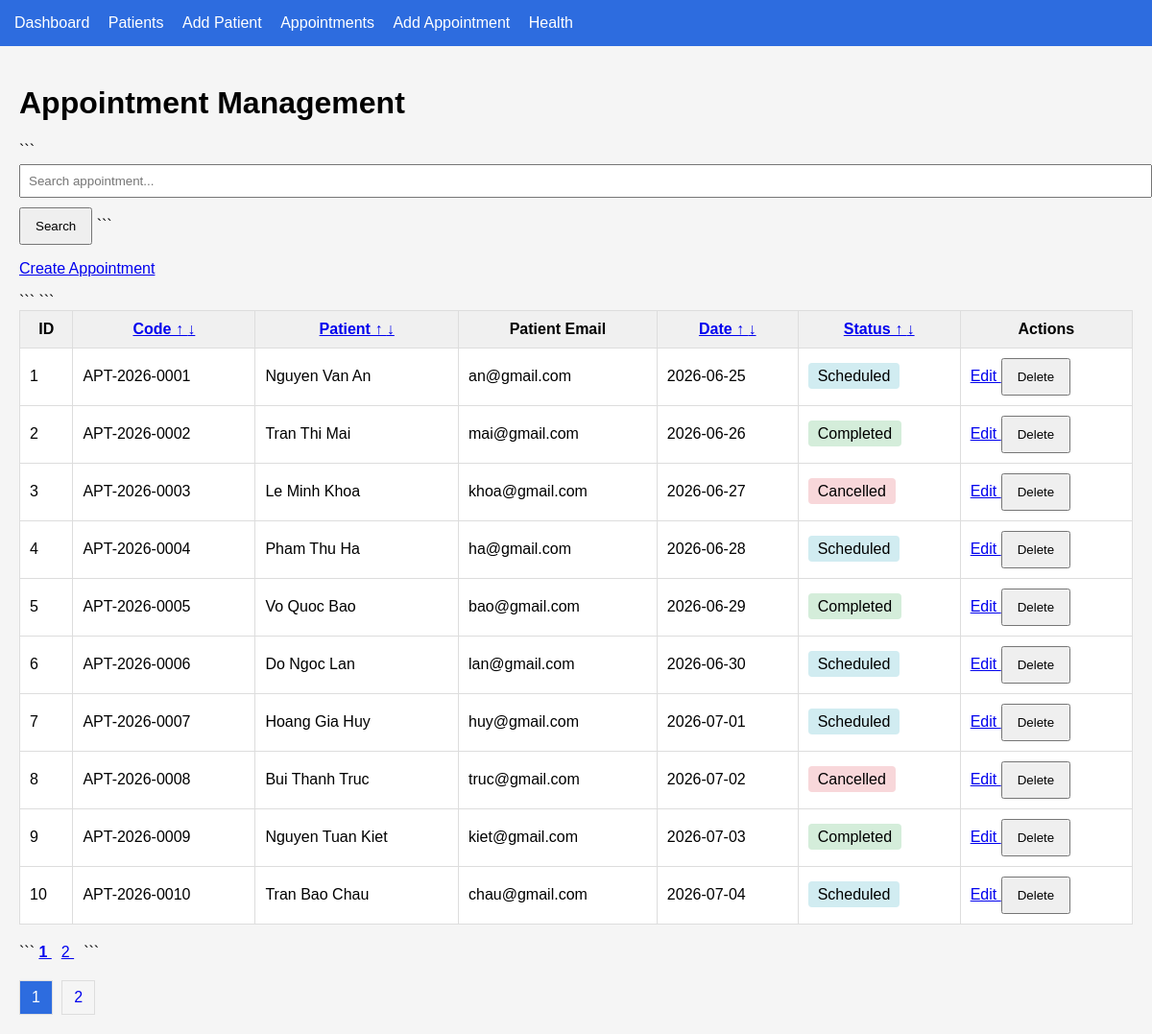
The app's page /appointments with its own data.
### tables this page shows
CREATE TABLE appointments (
    id INT AUTO_INCREMENT PRIMARY KEY,

    appointment_code VARCHAR(30) NOT NULL,

    patient_name VARCHAR(100) NOT NULL,

    patient_email VARCHAR(150) NOT NULL,

    appointment_date DATE NOT NULL,

    status ENUM(
        'Scheduled',
        'Completed',
        'Cancelled'
    ) DEFAULT 'Scheduled',

    note TEXT,

    created_at DATETIME DEFAULT CURRENT_TIMESTAMP,

    updated_at DATETIME DEFAULT CURRENT_TIMESTAMP
        ON UPDATE CURRENT_TIMESTAMP,

    UNIQUE KEY unique_appointment_code
        (appointment_code),

    INDEX idx_appointment_date
        (appointment_date),

    INDEX idx_appointment_status_date
        (status,appointment_date),

    INDEX idx_appointment_email
        (patient_email)
);

### app/Core/helpers.php (called while the page is built, shortened)
<?php
function e(?string $value): string
{
    return htmlspecialchars(
        (string) $value,
        ENT_QUOTES,
        'UTF-8'
    );
}
function view(string $path, array $data = []): void
{
    extract($data);
    require __DIR__
        . '/../Views/'
        . $path
        . '.php';
}

### app/Controllers/AppointmentController.php (called while the page is built, shortened)
<?php
class AppointmentController
{
    private function repository(): AppointmentRepository
    {
        $config = require __DIR__
            . '/../../config/database.php';
        $pdo = (new Database($config))
            ->getConnection();
        return new AppointmentRepository($pdo);
    }
    public function index(): void
    {
        try{
        $q = trim($_GET['q'] ?? '');
        $page = max(
            1,
            (int) ($_GET['page'] ?? 1)
        );
        $perPage = 10;
        $sort =
            $_GET['sort']
            ?? 'created_at';
        $direction =
            $_GET['direction']
            ?? 'desc';
        $offset =
            ($page - 1)
            * $perPage;
        $repo = $this->repository();
        $total =
            $repo->countAll($q);
        $totalPages = max(
            1,
            (int) ceil(
                $total / $perPage
            )
        );
        $appointments =
            $repo->getPaginated(
                $q,
                $perPage,
                $offset,
                $sort,
                $direction
            );
        view(
            'appointments/index',
            [
                'appointments' => $appointments,
                'q' => $q,
                'page' => $page,
                'totalPages' => $totalPages
            ]
        );
        }
        catch (Throwable $e) {
            logError($e);
            http_response_code(500);
            view('errors/500');
        }
    }
}

### public/index.php (called while the page is built, shortened)
<?php
require __DIR__
    . '/../app/Core/helpers.php';
require __DIR__
    . '/../app/Repositories/AppointmentRepository.php';
require __DIR__
    . '/../app/Controllers/AppointmentController.php';
$router = new Router();
$router->get(
    '/',
    [HomeController::class, 'index']
);
$router->get(
    '/health',
    [HealthController::class, 'index']
);
$router->get('/appointments',
    [AppointmentController::class,'index']);
$router->get('/appointments/create',
    [AppointmentController::class,'create']);
$router->post('/appointments/store',
    [AppointmentController::class,'store']);
$router->get('/appointments/edit',
    [AppointmentController::class,'edit']);
$router->post('/appointments/update',
    [AppointmentController::class,'update']);
$router->post('/appointments/delete',
    [AppointmentController::class,'delete']);
$router->get(
    '/patients',
    [PatientController::class, 'index']
);
$router->get(
    '/patients/create',
    [PatientController::class, 'create']
);
$router->post(
    '/patients/store',
    [PatientController::class, 'store']
);
$router->get(
    '/patients/edit',
    [PatientController::class, 'edit']
);
$router->post(
    '/patients/update',
    [PatientController::class, 'update']
);
$router->post(
    '/patients/delete',
    [PatientController::class, 'delete']
);
$router->dispatch(
    $_SERVER['REQUEST_METHOD'],
    $_SERVER['REQUEST_URI']
);

### app/Repositories/AppointmentRepository.php (called while the page is built, shortened)
<?php
class AppointmentRepository
{
    public function countAll(
        string $keyword = ''
    ): int {
        $sql =
            "SELECT COUNT(*) AS total
             FROM appointments";
        $params = [];
        $stmt = $this->db->prepare($sql);
        $stmt->execute($params);
        return (int)
            ($stmt->fetch()['total'] ?? 0);
    }
    public function getPaginated(
        string $keyword,
        int $limit,
        int $offset,
        string $sort,
        string $direction
    ): array {
        $allowedSorts = [
            'id',
            'appointment_code',
            'patient_name',
            'patient_email',
            'appointment_date',
            'status',
            'created_at'
        ];
        $allowedDirections = [
            'asc',
            'desc'
        ];
        $sql =
            "SELECT
                id,
                appointment_code,
                patient_name,
                patient_email,
                appointment_date,
                status,
                note,
                created_at
             FROM appointments";
        $params = [];
        $sql .=
            " ORDER BY {$sort} {$direction}
              LIMIT :limit
              OFFSET :offset";
        $stmt = $this->db->prepare($sql);
        $stmt->bindValue(
            ':limit',
            $limit,
            PDO::PARAM_INT
        );
        $stmt->bindValue(
            ':offset',
            $offset,
            PDO::PARAM_INT
        );
        $stmt->execute();
        return $stmt->fetchAll();
    }
}

### app/Views/appointments/index.php (the view, shortened to what this page needs)
<h1>Appointment Management</h1>
<form method="GET">
```
<input
    type="text"
    name="q"
    placeholder="Search appointment..."
    value="<?= e($q ?? '') ?>"
>
<button type="submit">
    Search
</button>
```
</form>
<p>
<a href="/appointments/create">
    Create Appointment
</a>
</p>
<table>
<tr>
    <th>ID</th>
    <th>
    <a href="?sort=appointment_code&direction=asc">
    Code ↑
    </a>
    <a href="?sort=appointment_code&direction=desc">
    ↓
    </a>
    </th>
    <th>
    <a href="?sort=patient_name&direction=asc">
    Patient ↑
    </a>
    <a href="?sort=patient_name&direction=desc">
    ↓
    </a>
    </th>
    <th>Patient Email</th>
    <th>
    <a href="?sort=appointment_date&direction=asc">
    Date ↑
    </a>
    <a href="?sort=appointment_date&direction=desc">
    ↓
    </a>
    </th>
    <th>
    <a href="?sort=status&direction=asc">
    Status ↑
    </a>
    <a href="?sort=status&direction=desc">
    ↓
    </a>
    </th>
    <th>Actions</th>
</tr>
<?php foreach ($appointments as $appointment): ?>
<tr>
    <td>
        <?= $appointment['id'] ?>
    </td>
    <td>
        <?= e($appointment['appointment_code']) ?>
    </td>
    <td>
        <?= e($appointment['patient_name']) ?>
    </td>
    <td>
        <?= e($appointment['patient_email']) ?>
    </td>
    <td>
        <?= e($appointment['appointment_date']) ?>
    </td>
    <td>
    <span class="
    status
    status-<?= strtolower(
    $appointment['status']
    ) ?>
    ">
    <?= e($appointment['status']) ?>
    </span>
    </td>
    <td>
        <a href="/appointments/edit?id=<?= $appointment['id'] ?>">
            Edit
        </a>
        <form
            method="POST"
            action="/appointments/delete"
            style="display:inline"
        >
            <button
                onclick="return confirm('Delete appointment?')"
            >
                Delete
            </button>
        </form>
    </td>
</tr>
<?php endforeach; ?>
</table>
<?php if (($totalPages ?? 1) > 1): ?>
<div style="margin-top:20px;">
```
<?php for ($i = 1; $i <= $totalPages; $i++): ?>
    <a
        href="?q=<?= urlencode($q ?? '') ?>&page=<?= $i ?>"
        style="
            margin-right:10px;
            <?= ($page == $i)
                ? 'font-weight:bold;'
                : '' ?>
        "
    >
        <?= $i ?>
    </a>
<?php endfor; ?>
```
</div>
<?php endif; ?>
<?php if ($totalPages > 1): ?>
<div class="pagination">
    <?php for ($i = 1; $i <= $totalPages; $i++): ?>
        <a
            href="?q=<?= urlencode($q) ?>&page=<?= $i ?>&sort=<?= $_GET['sort'] ?? 'created_at' ?>&direction=<?= $_GET['direction'] ?? 'desc' ?>"
            class="<?= $page == $i ? 'active-page' : '' ?>"
        >
            <?= $i ?>
        </a>
    <?php endfor; ?>
</div>
<?php endif; ?>
<?php $content = ob_get_clean();
require __DIR__ . '/../layout.php';
?>

### public/assets/style.css (style rules this page uses)
body { font-family:Arial,sans-serif; margin:0; background:#f5f5f5; }
table { width:100%; border-collapse:collapse; background:white; }
th,td { border:1px solid #ddd; padding:10px; }
th { background:#f0f0f0; }
input, select, textarea { width:100%; padding:8px; margin-top:5px; margin-bottom:10px; }
button { padding:10px 15px; }
.pagination { margin-top:20px; }
.pagination a { display:inline-block; padding:8px 12px; margin-right:5px; border:1px solid #ddd; text-decoration:none; }
.active-page { background:#2d6cdf; color:white; }
.status { padding:5px 10px; border-radius:4px; }
.status-scheduled { background:#d1ecf1; }
.status-completed { background:#d4edda; }
.status-cancelled { background:#f8d7da; }

### records on screen
appointments: id "1", appointment_code "APT-2026-0001", patient_name "Nguyen Van An", patient_email "an@gmail.com", appointment_date "2026-06-25", status "Scheduled"
appointments: id "2", appointment_code "APT-2026-0002", patient_name "Tran Thi Mai", patient_email "mai@gmail.com", appointment_date "2026-06-26", status "Completed"
appointments: id "3", appointment_code "APT-2026-0003", patient_name "Le Minh Khoa", patient_email "khoa@gmail.com", appointment_date "2026-06-27", status "Cancelled"
appointments: id "4", appointment_code "APT-2026-0004", patient_name "Pham Thu Ha", patient_email "ha@gmail.com", appointment_date "2026-06-28", status "Scheduled"
appointments: id "5", appointment_code "APT-2026-0005", patient_name "Vo Quoc Bao", patient_email "bao@gmail.com", appointment_date "2026-06-29", status "Completed"
appointments: id "6", appointment_code "APT-2026-0006", patient_name "Do Ngoc Lan", patient_email "lan@gmail.com", appointment_date "2026-06-30", status "Scheduled"
appointments: id "7", appointment_code "APT-2026-0007", patient_name "Hoang Gia Huy", patient_email "huy@gmail.com", appointment_date "2026-07-01", status "Scheduled"
appointments: id "8", appointment_code "APT-2026-0008", patient_name "Bui Thanh Truc", patient_email "truc@gmail.com", appointment_date "2026-07-02", status "Cancelled"
appointments: id "9", appointment_code "APT-2026-0009", patient_name "Nguyen Tuan Kiet", patient_email "kiet@gmail.com", appointment_date "2026-07-03", status "Completed"
appointments: id "10", appointment_code "APT-2026-0010", patient_name "Tran Bao Chau", patient_email "chau@gmail.com", appointment_date "2026-07-04", status "Scheduled"
